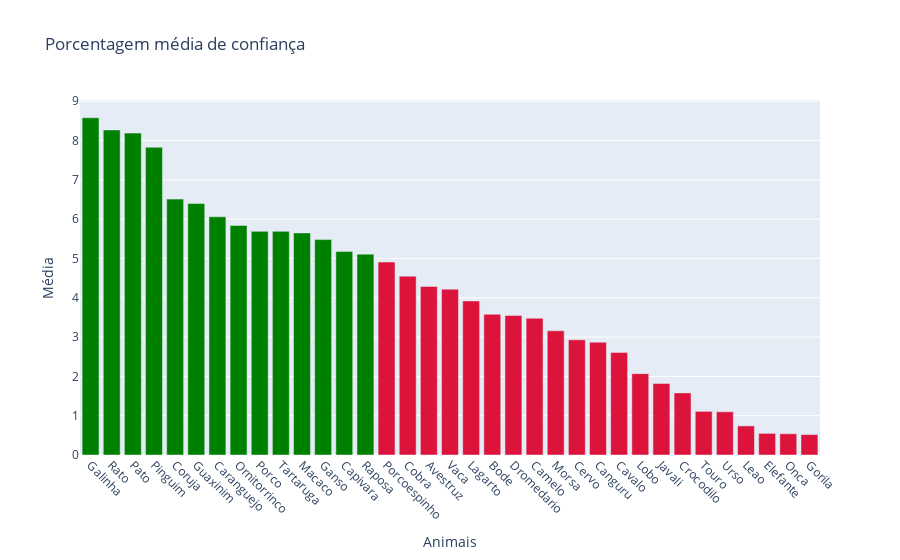

This figure's notebook cell:
### Markdown cell above
Agora, com a ajuda da biblioteca *plotly*, podemos visualizar os dados de forma interativa. A primeira ideia foi criar um gráfico de barras com a porcentagem média de confiança para cada animal. 

Para destacar aqueles de maior confiança, os valores foram ordenados de forma decrescente. Também foi pintado de verde as barras cuja confiança média era maior que 50%.

### Code cell
# colors
colors = ['green'] * (len(df2.columns) -2)
# paint red if the value is below 50%
for i in range(0, len(df2.columns)-2):
    if df2.drop(columns=['Idade', 'Genero']).mean()[i] < 5:
        colors[i] = 'crimson'

# plot
fig = go.Figure(data=[go.Bar(
    x=df2.drop(columns=['Idade', 'Genero']).columns,
    y=df2.drop(columns=['Idade', 'Genero']).mean(),
    marker_color=colors # marker color can be a single color value or an iterable
)])
# title
fig.update_layout(title_text='Porcentagem média de confiança')
# axis titles
fig.update_xaxes(title_text='Animais')
fig.update_yaxes(title_text='Média')
# order the bars
fig.update_xaxes(categoryorder='total descending')
# rotate the x axis labels
fig.update_xaxes(tickangle=45)
# show
fig.show()

### Figure 1 — Plotly figure (JSON) as saved in the notebook; plotly's stock layout.template omitted (floating-point values rounded to 4 significant figures)
{"data": [{"marker": {"color": ["green", "green", "green", "green", "crimson", "crimson", "crimson", "green", "crimson", "crimson", "crimson", "crimson", "crimson", "green", "crimson", "green", "crimson", "crimson", "crimson", "crimson", "green", "crimson", "crimson", "crimson", "green", "green", "green", "green", "crimson", "crimson", "green", "crimson", "crimson", "crimson", "green"]}, "type": "bar", "x": ["Porco", "Pato", "Macaco", "Galinha", "Lobo", "Cervo", "Crocodilo", "Ganso", "Gorila", "Avestruz", "Javali", "Bode", "Cavalo", "Coruja", "Onca", "Guaxinim", "Cobra", "Vaca", "Canguru", "Leao", "Caranguejo", "Morsa", "Touro", "Urso", "Raposa", "Pinguim", "Rato", "Capivara", "Elefante", "Porcoespinho", "Tartaruga", "Camelo", "Dromedario", "Lagarto", "Ornitorrinco"], "y": [5.69, 8.19, 5.65, 8.58, 2.07, 2.93, 1.58, 5.48, 0.52, 4.29, 1.82, 3.58, 2.61, 6.51, 0.54, 6.4, 4.55, 4.22, 2.87, 0.74, 6.061, 3.16, 1.11, 1.1, 5.11, 7.83, 8.27, 5.18, 0.55, 4.91, 5.69, 3.48, 3.55, 3.92, 5.84]}], "layout": {"title": {"text": "Porcentagem média de confiança"}, "xaxis": {"categoryorder": "total descending", "tickangle": 45, "title": {"text": "Animais"}}, "yaxis": {"title": {"text": "Média"}}}}
